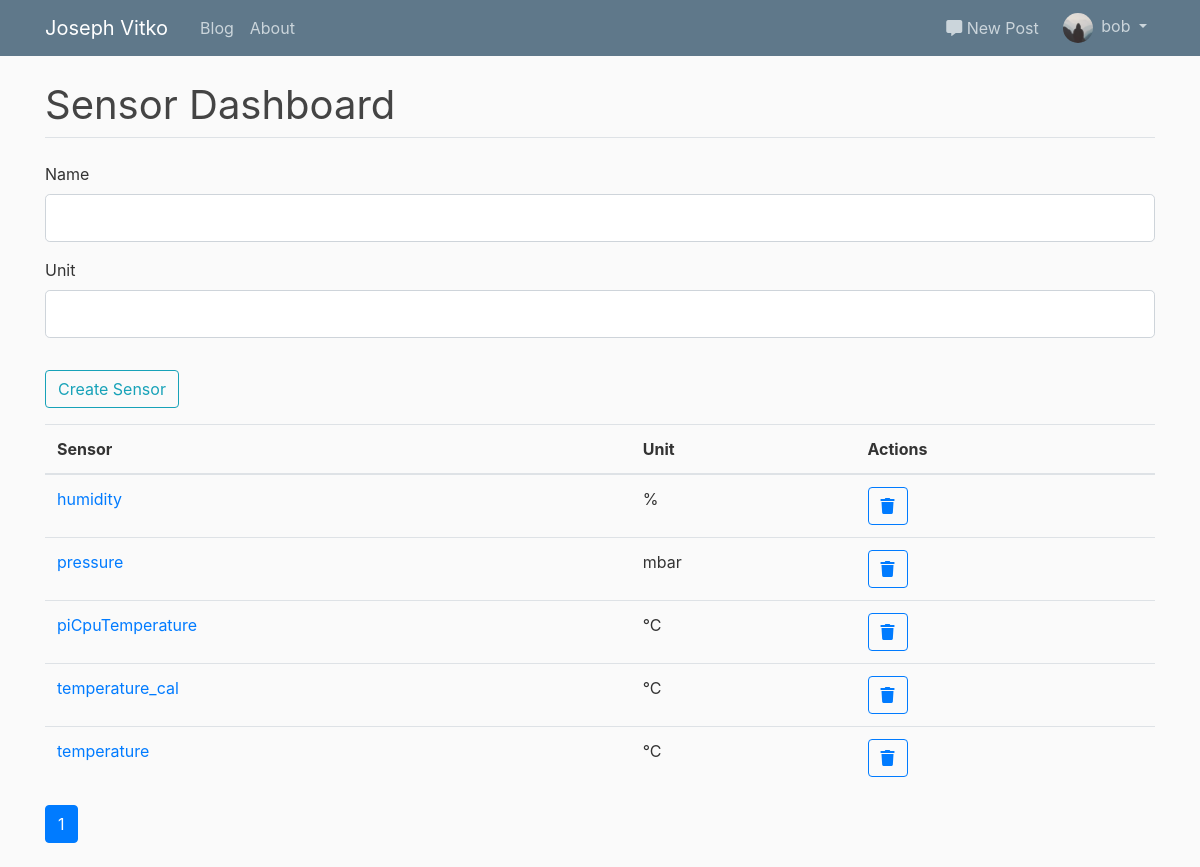
The app's page /admin/sensors (signed in) with its own data.
### flaskblog/models.py (models this page shows, shortened)
class User(db.Model, UserMixin):
    id = db.Column(db.Integer, primary_key=True)
    username = db.Column(db.String(20), unique=True, nullable=False)
    email = db.Column(db.String(120), unique=True, nullable=False)
    image_file = db.Column(db.String(20), nullable=False, default='default.jpg')
    password = db.Column(db.String(60), nullable=False)
    posts = db.relationship('Post', backref='author', lazy=True)
    roles = db.relationship('Role', secondary='user_roles')

### flaskblog/weather_data/models.py (models this page shows, shortened)
class Sensor(db.Model):
    id = db.Column(db.Integer(), primary_key=True)
    name = db.Column(db.String(50), nullable=False)
    unit = db.Column(db.String(50), nullable=True)
    data = db.relationship('Data', backref='recorded_by', lazy=True)

### flaskblog/admin/routes.py (the view)
@admin.route('/admin/sensors', methods=['GET', 'POST'])
@admin_permission.require(http_exception=403)
def getsensors():
    form = SensorForm()
    if form.validate_on_submit():
        sensor = Sensor(name=form.name.data, unit=form.unit.data)
        db.session.add(sensor)
        db.session.commit()
        flash('Sensor created', 'success')
        return redirect(url_for('admin.getsensors'))
    sensors = Sensor.query.paginate(per_page=25)
    page = request.args.get('page', 1, type=int)
    return render_template('admin_sensors_dashboard.html', sensors=sensors, page=page, form=form, page_context='admin.getsensors')

### flaskblog/admin/forms.py
class SensorForm(FlaskForm):
    name = StringField('Name', validators=[DataRequired()])
    unit = StringField('Unit', validators=[DataRequired()])
    submit = SubmitField('Create Sensor')

### flaskblog/models.py (called while the page is built)
@login_manager.user_loader
def load_user(user_id):
    return User.query.get(int(user_id))

### flaskblog/templates/admin_sensors_dashboard.html (shortened to what this page needs)
{% extends "layout_admin.html" %}
{% block midsection %}
    <h1>Sensor Dashboard</h1>
    <form method="POST" action="">
            <fieldset class="form-group">
                <legend class="border-bottom mb-4">{{ legend }}</legend>
                <div class="form-group">
                    {{ form.name.label(class="form-control-label") }}
                    {% if form.name.errors %}
                        {{ form.name(class="form-control form-control-lg is-invalid") }}
                        <div class="invalid-feedback">
                            {% for error in form.name.errors %}
                                <span>{{ error }}</span>
                            {% endfor %}
                        </div>
                    {% else %}
                        {{ form.name(class="form-control form-control-lg") }}
                    {% endif %}
                </div>
                <div class="form-group">
                    {{ form.unit.label(class="form-control-label") }}
                    {% if form.unit.errors %}
                        {{ form.unit(class="form-control form-control-lg is-invalid") }}
                        <div class="invalid-feedback">
                            {% for error in form.unit.errors %}
                                <span>{{ error }}</span>
                            {% endfor %}
                        </div>
                    {% else %}
                        {{ form.unit(class="form-control form-control-lg") }}
                    {% endif %}
                </div>
            </fieldset>
            <div class="form-group">
                {{ form.submit(class="btn btn-outline-info") }}
            </div>
        </form>
    <table class="table">
        <thead>
            <tr>
                <th>Sensor</th>
                <th>Unit</th>
                <th>Actions</th>
            </tr>
        </thead>
        <tbody>
            {% for sensor in sensors.items %}
                <tr>
                    <td><a href="{{ url_for('admin.getsensordata', sensor=sensor.name) }}">{{ sensor.name }}</a></td>
                    <td>{{ sensor.unit }}</td>
                    <td>
                        <a role="button" class="btn btn-outline-primary" data-toggle="tooltip" data-placement="bottom" title="Drop Sensor" href="{{ url_for('admin.deletesensor', sensor=sensor.name) }}">
                            <i class="fas fa-trash"></i>
                        </a>
                    </td>
                </tr>
            {% endfor %}
        </tbody>
    </table>
    {% for page_num in sensors.iter_pages(left_edge=1, right_edge=1, left_current=1, right_current=2) %}
        {% if page_num %}
            {% if sensors.page == page_num %}
                <a class="btn btn-primary mb-4" href="{{ url_for(page_context, page=page_num) }}">{{ page_num }}</a>
            {% else %}
                <a class="btn btn-outline-info mb-4" href="{{ url_for(page_context, page=page_num) }}">{{ page_num }}</a>
            {% endif %}
        {% else %}
        ...
        {% endif %}
    {% endfor %}
{% endblock midsection %}

### flaskblog/templates/header.html (shortened to what this page needs)
<header class="site-header">
    <nav class="navbar navbar-expand-md navbar-dark bg-steel fixed-top">
        <div class="container">
            <a class="navbar-brand mr-4" href="/">Joseph Vitko</a>
            <div class="collapse navbar-collapse" id="navbarToggleMain">
                <div class="navbar-nav mr-auto">
                  <a class="nav-item nav-link" href="{{ url_for('main.blog') }}">Blog</a>
                  <a class="nav-item nav-link" href="{{ url_for('main.about') }}">About</a>
                </div>
            </div>
            {% if current_user.is_authenticated %}
                <div class="collapse navbar-collapse justify-content-end">
                    <div class="navbar-nav">
                        <div class="collapse navbar-collapse newpost" id="navbarTogglePost">
                            <a class="nav-item nav-link postlink nav-dropdown" href="{{ url_for('posts.new_post') }}"><i class="fas fa-comment-alt"></i> New Post</a>
                        </div>
                        <div class="collapse navbar-collapse" id="navbarToggleUser">
                            <li class="nav-item dropdown">
                                <a class="nav-link dropdown-toggle userlink nav-dropdown" href="#" id="navbarDropdownMenuLink" role="button" data-toggle="dropdown" aria-haspopup="true" aria-expanded="false">
                                    <div class="avatar-img-container">
                                        <img src="{{ url_for('static', filename='profile_pics/' + current_user.image_file) }}" class="rounded-circle avatar-img">
                                    </div>
                                    <span class="nav-text avatar-header">{{ current_user.username }}</span>
                                </a>
                            </li>
                        </div>
                    </div>
                </div>
            {% endif %}
        </div>
    </nav>
</header>

### flaskblog/static/main.css (style rules this page uses)
body { background: #fafafa; color: #333333; margin-top: 5rem; }
h1, h2, h3, h4, h5, h6 { color: #444444; font-weight: 400; }
.bg-steel { background-color: #5f788a; }
.site-header .navbar-nav .nav-link { color: #cbd5db; }
.avatar-img-container { width: 30px; height: auto; display: inline-block; }
.avatar-img { width: 100%; height: auto; }
.avatar-header { margin-left: 4px; }
.newpost { margin-right: 8px; }
.userlink { padding-top: 0; padding-bottom: 0; vertical-align: middle; padding-right: 0; }
.postlink { padding-top: 0; padding-bottom: 0; vertical-align: middle; }

### records on screen
User: image_file (placeholder picture), username "bob"
Sensor: name "humidity", unit "%"
Sensor: name "pressure", unit "mbar"
Sensor: name "piCpuTemperature", unit "°C"
Sensor: name "temperature_cal", unit "°C"
Sensor: name "temperature", unit "°C"

### other values on screen
{{ page_num }} "1"
